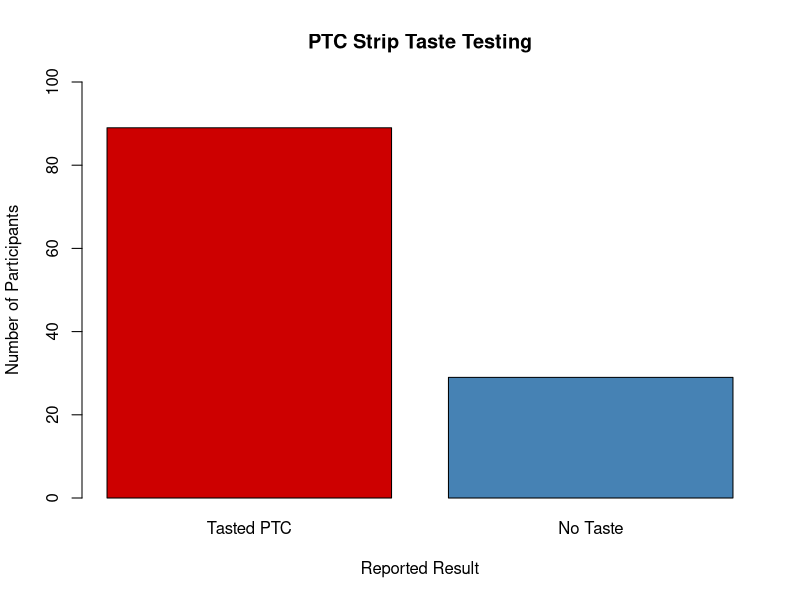
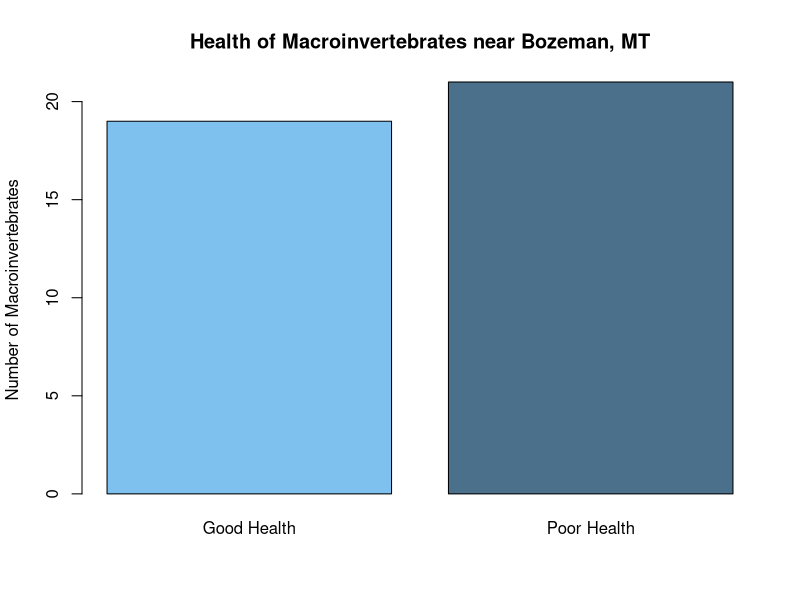
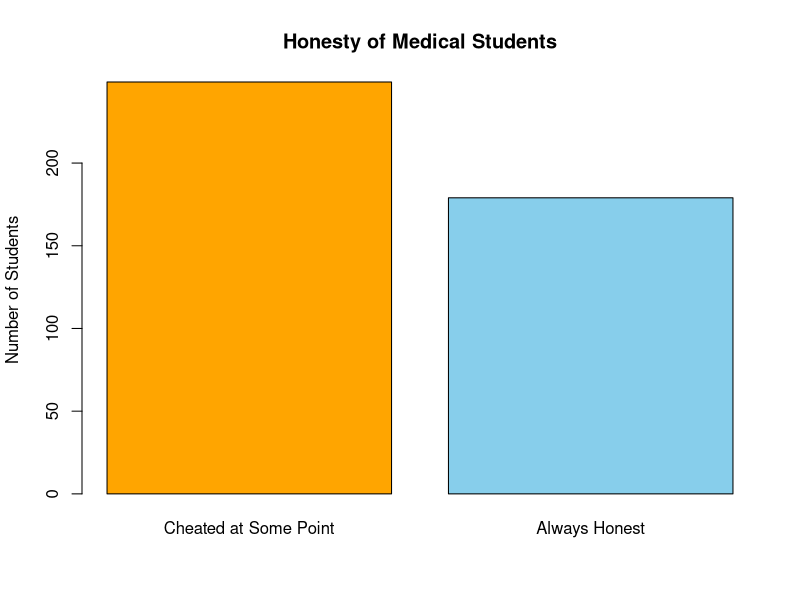

These charts were generated, in order, by the following R code:
## ---- chunk 1
mytable <- c(`Tasted PTC` = 89, `No Taste` = 29)

barplot(mytable, 
        col=c("red3","steelblue"),
        main="PTC Strip Taste Testing",
        xlab="Reported Result",
        ylab="Number of Participants",
        ylim=c(0,100))
## ---- chunk 2
mytable <- c(`Good Health` = 19, `Poor Health` = 21)
barplot(mytable, 
        col=c("skyblue2","skyblue4"),
        main="Health of Macroinvertebrates near Bozeman, MT",
        ylab="Number of Macroinvertebrates")
## ---- chunk 3
barplot(c(249, 428-249), 
        names=c("Cheated at Some Point", "Always Honest"),
        col=c("orange","skyblue"), 
        ylab="Number of Students",
        main="Honesty of Medical Students")
